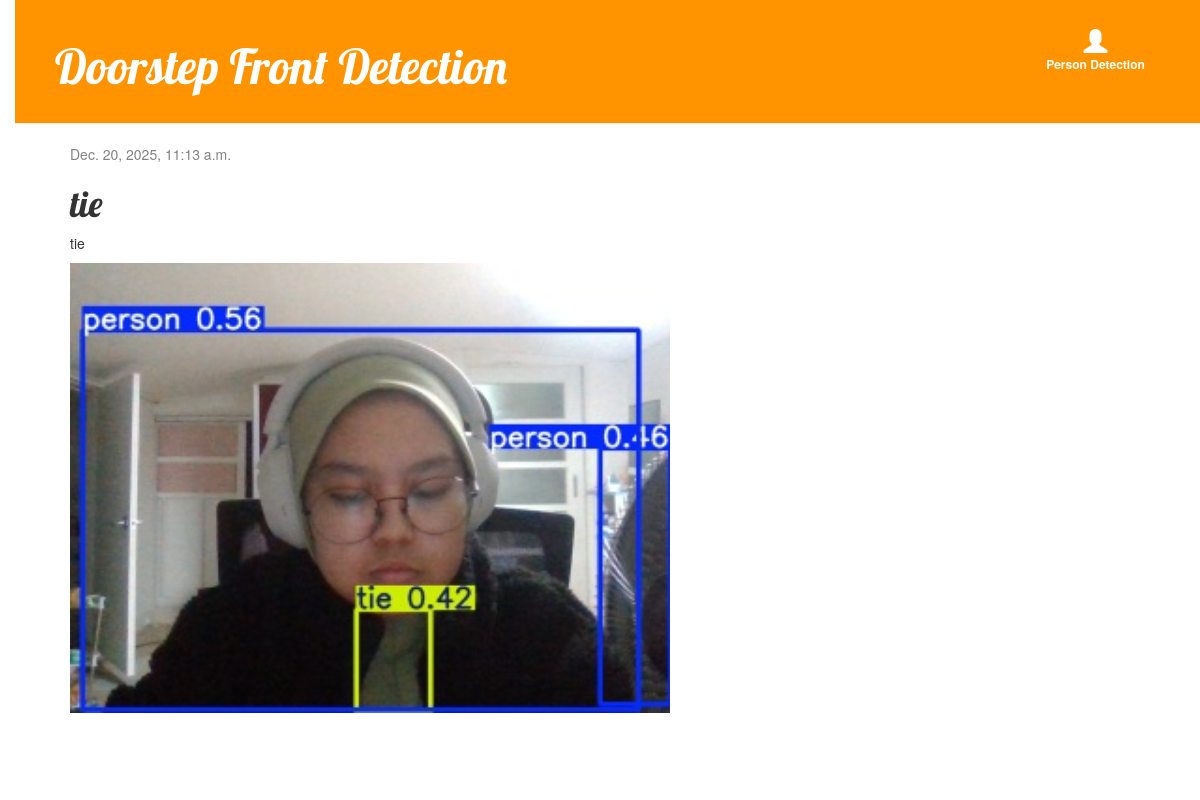
/post/146/, run on an earlier commit of the app's database.
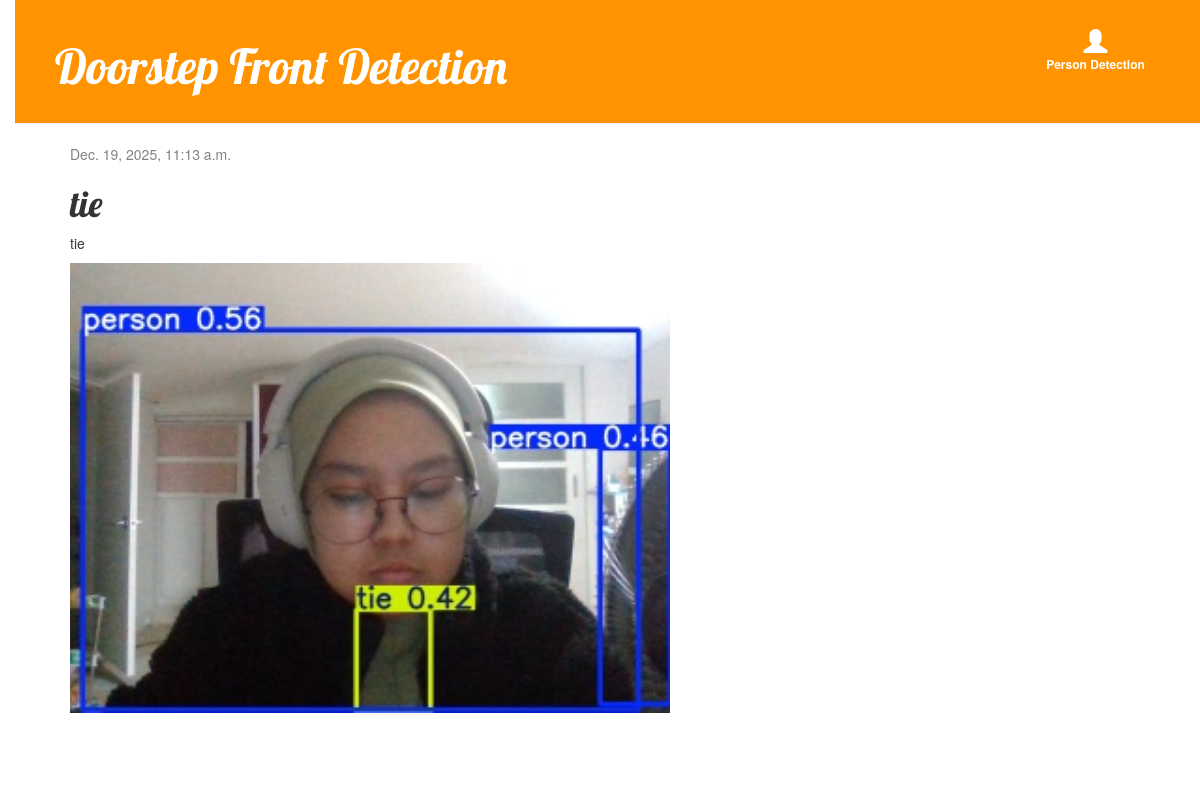
And on a later commit of the database.
### blog/models.py (models this page shows, shortened)
class Post(models.Model):
    author = models.ForeignKey(
    settings.AUTH_USER_MODEL,
    on_delete=models.CASCADE,
    null=True,
    blank=True
)
    title= models.CharField(max_length=200)
    text = models.TextField()
    created_date= models.DateTimeField(default=timezone.now)
    published_date= models.DateTimeField(blank=True, null=True)
    image = models.ImageField(upload_to='blog_image/%Y/%m/%d/', default='blog_image/default_error.png')

### blog/views.py (the view)
# urls.py: path('post/<int:pk>/', views.post_detail, name='post_detail'),
def post_detail(request, pk):
    post = get_object_or_404(Post, pk=pk)
    return render(request, 'blog/post_detail.html', {'post': post})

### blog/templates/blog/post_detail.html (shortened to what this page needs)
 {% extends 'blog/base.html' %}
{% block content %}
<div class="post">
 {% if post.published_date %}
<div class="date">
 {{ post.published_date }}
</div>
 {% endif %}
 <h1>{{ post.title }}</h1>
 <p>{{ post.text|linebreaksbr }}</p>
 <img src="{{ post.image.url }}" class="rounded blog-image-list">
 </div>
 {% endblock %}

What changed in the data, as far as the page shows it:
changed Post "tie": published_date "Dec. 20, 2025, 11:13 a.m." → "Dec. 19, 2025, 11:13 a.m."
